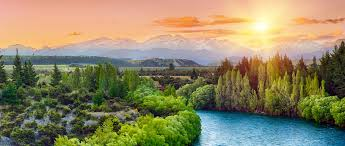
#> input picture color.jpeg, 345 x 146 px
$ python Image_Color_Extraction.py
#> lines starting #> are read from the running program, lines starting #| are printed output that depends on the picture
# Requirement : pip install scikit-learn
# command : python3 Image_Color_Extraction.py

from  PIL import Image
from sklearn.cluster import KMeans
import numpy as np
import matplotlib.pyplot as plt
import matplotlib.image as mpimg


# open the image
Image.open('color.jpeg')

# read the image file for color extraction
image = mpimg.imread('color.jpeg')
#> image is the input picture: shape (146, 345, 3); mean R, G, B 142, 133.5, 100.6
w, h, d = tuple(image.shape)
#> w = 146; h = 345; d = 3
pixels = np.reshape(image, ( w * h, d))
n_colors = 10 # change this to get more or fewer colors

# Apply KMeans clustering
model = KMeans(n_clusters=n_colors, random_state=42).fit(pixels)
palette = np.uint8(model.cluster_centers_)
#> palette = [[173, 180, 190], [66, 73, 38], [236, 177, 138], [146, 155, 49], [51, 95, 113], [31, 40, 24], [127, 131, 110], [100, 108, 45], [246, 218, 165], [94, 159, 189]]
plt.imshow([palette])
plt.show()
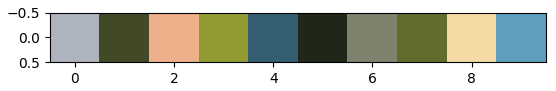
#> figure drawn by matplotlib, 1 panel

'''
# Create and save the color palette as an image
palette_image = Image.new('RGB', (n_colors, 100))
for i in range(n_colors):
    color = tuple(palette[i])
    palette_image.paste(color, (i, 0, i + 1, 100))

# Save the color palette
palette_image.save('imgclrextract.png')

'''

$ run again, with gif0.jpeg copied over color.jpeg
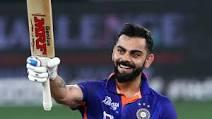
#> input picture gif0.jpeg, 212 x 119 px
#> image is the input picture: shape (119, 212, 3); mean R, G, B 78.8, 77.8, 90.8
#> palette = [[175, 171, 177], [41, 43, 54], [66, 70, 102], [168, 127, 104], [105, 50, 40], [225, 227, 230], [117, 124, 141], [34, 34, 123], [23, 18, 26], [80, 105, 80]]
#> `plt.show()`:
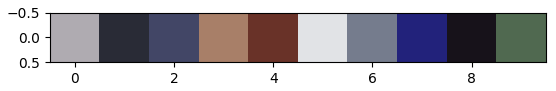
#> figure drawn by matplotlib, 1 panel

$ run again, with gif1.jpeg copied over color.jpeg
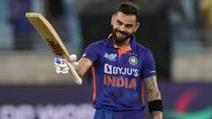
#> input picture gif1.jpeg, 212 x 119 px
#> image is the input picture: shape (119, 212, 3); mean R, G, B 81.7, 77.8, 89.1
#> palette = [[50, 46, 51], [153, 140, 128], [61, 58, 75], [165, 158, 191], [107, 116, 120], [42, 41, 101], [26, 25, 27], [213, 200, 188], [116, 81, 70], [79, 86, 99]]
#> `plt.show()`:
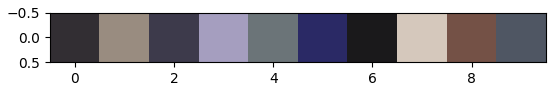
#> figure drawn by matplotlib, 1 panel

$ run again, with gif2.jpeg copied over color.jpeg
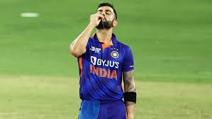
#> input picture gif2.jpeg, 212 x 119 px
#> image is the input picture: shape (119, 212, 3); mean R, G, B 126.1, 152.9, 96.9
#> palette = [[37, 45, 136], [137, 177, 93], [187, 199, 126], [24, 20, 51], [219, 206, 180], [168, 183, 107], [105, 150, 66], [129, 122, 153], [117, 161, 78], [102, 78, 73]]
#> `plt.show()`:
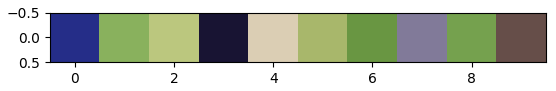
#> figure drawn by matplotlib, 1 panel
